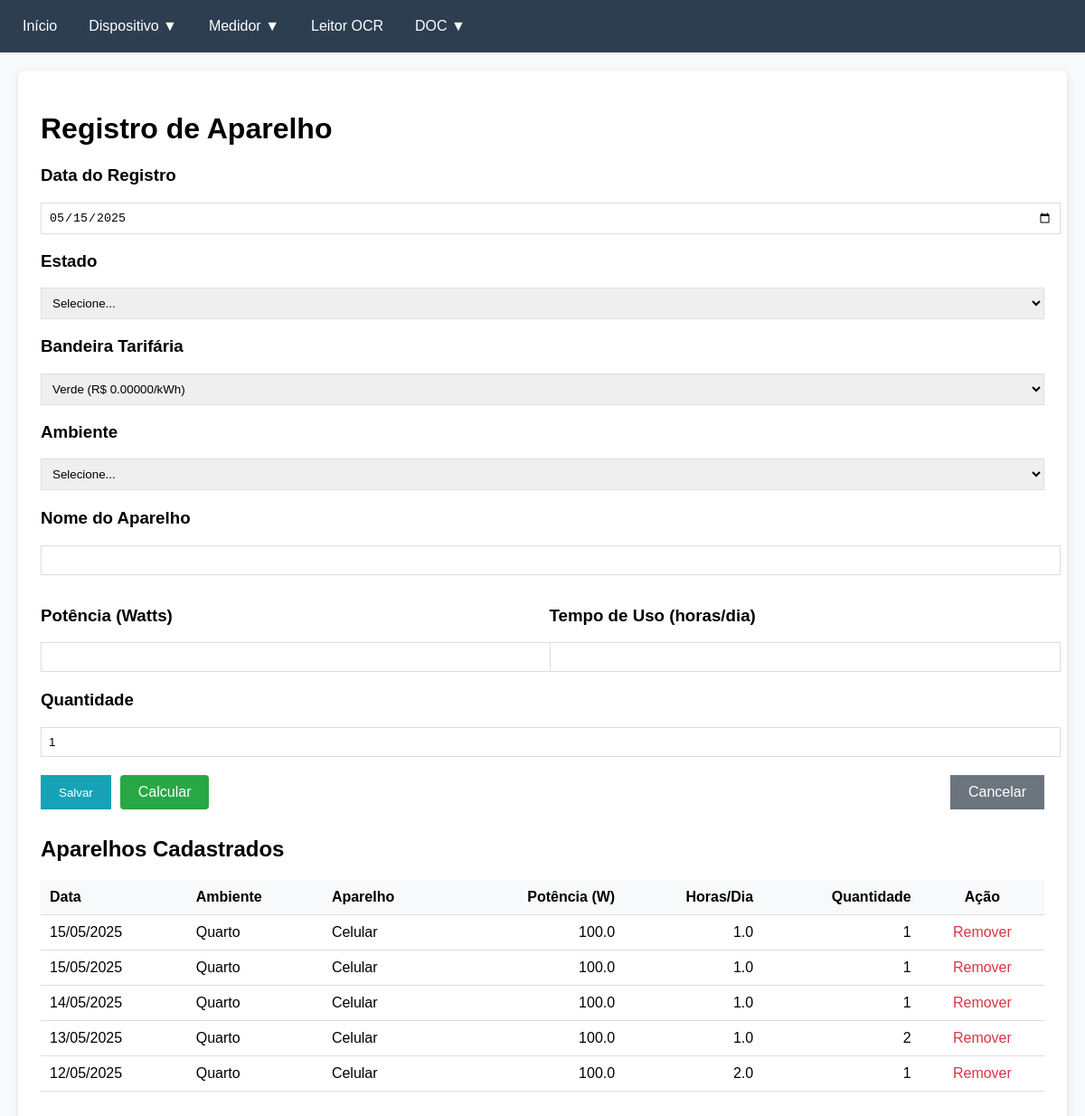
The app's page /calcular/ with its own data.
### core/models.py (models this page shows, shortened)
class Aparelho(models.Model):
    nome = models.CharField(max_length=100)
    potencia_watts = models.FloatField()
    tempo_uso_diario_horas = models.FloatField()
    quantidade = models.IntegerField()
    ambiente = models.ForeignKey(Ambiente, on_delete=models.CASCADE)
    estado = models.ForeignKey(Estado, on_delete=models.CASCADE)
    bandeira = models.ForeignKey(Bandeira, on_delete=models.CASCADE)
    data_cadastro = models.DateField(default=timezone.now)

class Ambiente(models.Model):
    nome = models.CharField(max_length=100)
    def __str__(self):
        return self.nome

### core/views.py (the view, shortened to what this page needs)
# urls.py: path('calcular/', views.calcular_consumo, name='calcular'),
def calcular_consumo(request):
    return render(request, 'calcular.html', {
        'ambientes': Ambiente.objects.all(),
        'estados': Estado.objects.filter(tarifa__isnull=False).select_related('tarifa'),
        'bandeiras': Bandeira.objects.all(),
        'aparelhos': Aparelho.objects.all().order_by('-data_cadastro'),
        'data_atual': timezone.now().date()
    })

### core/templates/calcular.html (shortened to what this page needs)
{% extends 'base.html' %}
{% block content %}
<div class="card">
    <h1>Registro de Aparelho</h1>
    <form method="post" id="form-aparelho">
        <div style="margin-bottom: 15px;">
            <h3>Data do Registro</h3>
            <input type="date" name="data_cadastro" value="{{ data_atual|date:'Y-m-d' }}" required
                   style="width: 100%; padding: 8px; border: 1px solid #ddd;">
        </div>
        <div style="margin-bottom: 15px;">
            <h3>Estado</h3>
            <select name="estado" required style="width: 100%; padding: 8px; border: 1px solid #ddd;">
                <option value="">Selecione...</option>
            </select>
        </div>
        <div style="margin-bottom: 15px;">
            <h3>Bandeira Tarifária</h3>
            <select name="bandeira" required style="width: 100%; padding: 8px; border: 1px solid #ddd;">
                {% for bandeira in bandeiras %}
                <option value="{{ bandeira.id }}">{{ bandeira.get_cor_display }} (R$ {{ bandeira.valor_adicional }}/kWh)</option>
                {% endfor %}
            </select>
        </div>
        <div style="margin-bottom: 20px;">
            <h3>Ambiente</h3>
            <select name="ambiente" required style="width: 100%; padding: 8px; border: 1px solid #ddd;">
                <option value="">Selecione...</option>
            </select>
        </div>
        <div style="margin-bottom: 15px;">
            <h3>Nome do Aparelho</h3>
            <input type="text" name="nome" required style="width: 100%; padding: 8px; border: 1px solid #ddd;">
        </div>
        <div style="display: grid; grid-template-columns: 1fr 1fr; gap: 15px; margin-bottom: 20px;">
            <div>
                <h3>Potência (Watts)</h3>
                <input type="number" name="potencia" step="0.01" required
                       style="width: 100%; padding: 8px; border: 1px solid #ddd;">
            </div>
            <div>
                <h3>Tempo de Uso (horas/dia)</h3>
                <input type="number" name="horas" step="0.1" required
                       style="width: 100%; padding: 8px; border: 1px solid #ddd;">
            </div>
        </div>
        <div style="margin-bottom: 20px;">
            <h3>Quantidade</h3>
            <input type="number" name="quantidade" value="1" min="1" required
                   style="width: 100%; padding: 8px; border: 1px solid #ddd;">
        </div>
        <div style="display: flex; gap: 10px;">
            <button type="submit" name="salvar"
                    style="padding: 10px 20px; background: #17a2b8; color: white; border: none; cursor: pointer;">
                Salvar
            </button>
            <a href="{% url 'core:resultados' %}"
               style="padding: 10px 20px; background: #28a745; color: white; text-decoration: none; border-radius: 4px;">
                Calcular
            </a>
            <a href="{% url 'core:home' %}"
               style="padding: 10px 20px; background: #6c757d; color: white; text-decoration: none; margin-left: auto;">
                Cancelar
            </a>
        </div>
    </form>
    {% if aparelhos %}
    <div style="margin-top: 30px;">
        <h2>Aparelhos Cadastrados</h2>
        <table style="width: 100%; border-collapse: collapse;">
            <thead>
                <tr style="background: #f8f9fa;">
                    <th style="padding: 10px; text-align: left;">Data</th>
                    <th style="padding: 10px; text-align: left;">Ambiente</th>
                    <th style="padding: 10px; text-align: left;">Aparelho</th>
                    <th style="padding: 10px; text-align: right;">Potência (W)</th>
                    <th style="padding: 10px; text-align: right;">Horas/Dia</th>
                    <th style="padding: 10px; text-align: right;">Quantidade</th>
                    <th style="padding: 10px; text-align: center;">Ação</th>
                </tr>
            </thead>
            <tbody>
                {% for aparelho in aparelhos %}
                <tr style="border-bottom: 1px solid #ddd;">
                    <td style="padding: 10px;">{{ aparelho.data_cadastro|date:"d/m/Y" }}</td>
                    <td style="padding: 10px;">{{ aparelho.ambiente }}</td>
                    <td style="padding: 10px;">{{ aparelho.nome }}</td>
                    <td style="padding: 10px; text-align: right;">{{ aparelho.potencia_watts }}</td>
                    <td style="padding: 10px; text-align: right;">{{ aparelho.tempo_uso_diario_horas }}</td>
                    <td style="padding: 10px; text-align: right;">{{ aparelho.quantidade }}</td>
                    <td style="padding: 10px; text-align: center;">
                        <a href="{% url 'core:remover_aparelho' aparelho.id %}"
                           style="color: #dc3545; text-decoration: none;"
                           onclick="return confirm('Tem certeza que deseja remover este aparelho?')">
                            Remover
                        </a>
                    </td>
                </tr>
                {% endfor %}
            </tbody>
        </table>
    </div>
    {% endif %}
</div>
{% endblock %}

### core/templates/base.html (shortened to what this page needs)
<!DOCTYPE html>
<html lang="pt-br">
<head>
</head>
<body>
    <div class="menu">
        <a href="{% url 'core:home' %}">Início</a>
        <div class="dropdown">
            <div class="dropdown-btn">Dispositivo ▼</div>
        </div>
        <div class="dropdown">
            <div class="dropdown-btn">Medidor ▼</div>
        </div>
        <a href="{% url 'core:coleta' %}">Leitor OCR</a>
        <div class="dropdown">
            <div class="dropdown-btn">DOC ▼</div>
        </div>
    </div>
    <div class="container">
        {% block content %}{% endblock %}
    </div>
</body>
</html>

### core/templates/base.html (style rules this page uses)
body { font-family: Arial, sans-serif; margin: 0; padding: 0; background-color: #f8f9fa; }
.menu { background: #2c3e50; padding: 15px; display: flex; gap: 15px; }
.menu a { color: white; text-decoration: none; padding: 5px 10px; border-radius: 4px; transition: background-color 0.3s; }
.container { padding: 20px; max-width: 1200px; margin: 0 auto; }
.card { background: white; border-radius: 8px; box-shadow: 0 2px 10px rgba(0,0,0,0.1); padding: 25px; margin-bottom: 30px; }
table { width: 100%; border-collapse: collapse; margin: 20px 0; }
th, td { padding: 12px 15px; text-align: left; border-bottom: 1px solid #ddd; }
th { background-color: #f8f9fa; font-weight: 600; }
.dropdown { position: relative; display: inline-block; }
.dropdown-btn { color: white; padding: 5px 10px; border-radius: 4px; cursor: pointer; transition: background-color 0.3s; }

### records on screen
Aparelho: data_cadastro "15/05/2025", ambiente "Quarto", nome "Celular", potencia_watts "100.0", tempo_uso_diario_horas "1.0", quantidade "1"
Aparelho: data_cadastro "15/05/2025", ambiente "Quarto", nome "Celular", potencia_watts "100.0", tempo_uso_diario_horas "1.0", quantidade "1"
Aparelho: data_cadastro "14/05/2025", ambiente "Quarto", nome "Celular", potencia_watts "100.0", tempo_uso_diario_horas "1.0", quantidade "1"
Aparelho: data_cadastro "13/05/2025", ambiente "Quarto", nome "Celular", potencia_watts "100.0", tempo_uso_diario_horas "1.0", quantidade "2"
Aparelho: data_cadastro "12/05/2025", ambiente "Quarto", nome "Celular", potencia_watts "100.0", tempo_uso_diario_horas "2.0", quantidade "1"

### other values on screen
form field bandeira "Verde (R$ 0.00000/kWh)"
